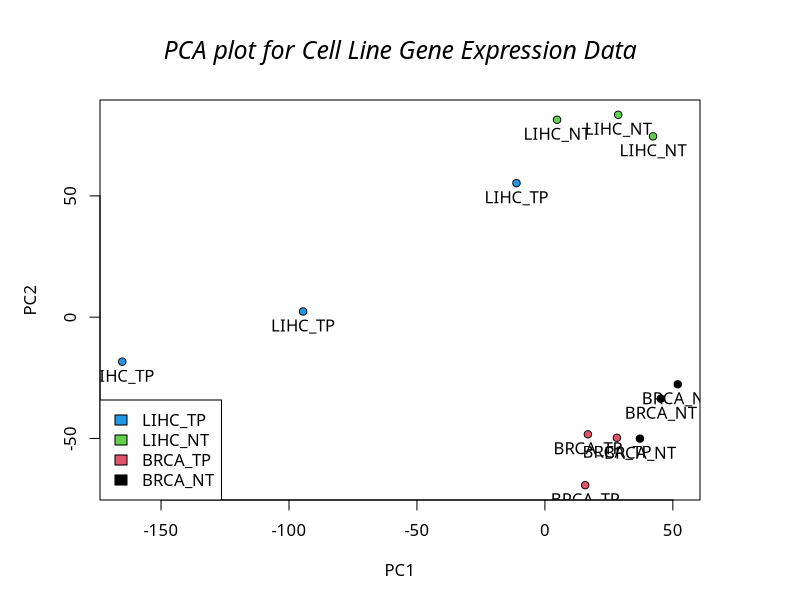

This figure's R source:
#Read and prepare data table
data <- read.table ('LIHC_BRCA_data1_marked_no0.txt', header = TRUE, row.names=1, stringsAsFactors=FALSE, check.names=FALSE)
rnames <- colnames (data)

Group <- t (data [1,])
cnames <- colnames (data)
data <- read.table ('LIHC_BRCA_data1_marked_no0.txt', header = FALSE, row.names=1, skip=2, stringsAsFactors=FALSE, check.names=FALSE)
colnames (data) = cnames        

data = data.frame (Group, t (data))

Group = data [, 1]
data = data [, -1]
data = transform (data, as.numeric)
Group = as.factor (Group)

cent = TRUE
sc = TRUE

#Main computation - perform PCA
pca <- prcomp (data, scale. = sc, center=cent)
pca_res = data.frame (pca$x, Group)
PCA_table<-as.matrix(pca$x)

#plot PCA
par(mar=c(5, 5, 5, 5), family='Avenir Next')
plot(PCA_table[,1:2], col='black', bg=Group, pch=21, lwd = 0.9, cex = 1, main="PCA plot for Cell Line Gene Expression Data", font.main=3, cex.main=1.5)

#add legend and text
legend("bottomleft", legend=unique(Group), cex=1, fill=unique(Group))
text(x=pca_res$PC1, y=pca_res$PC2, labels = Group, pos = 1, cex=1, font = 1)

